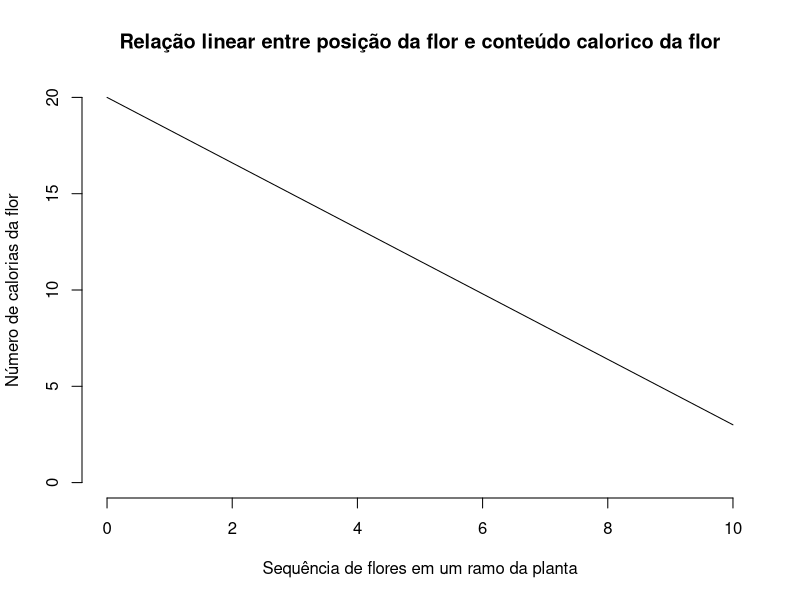
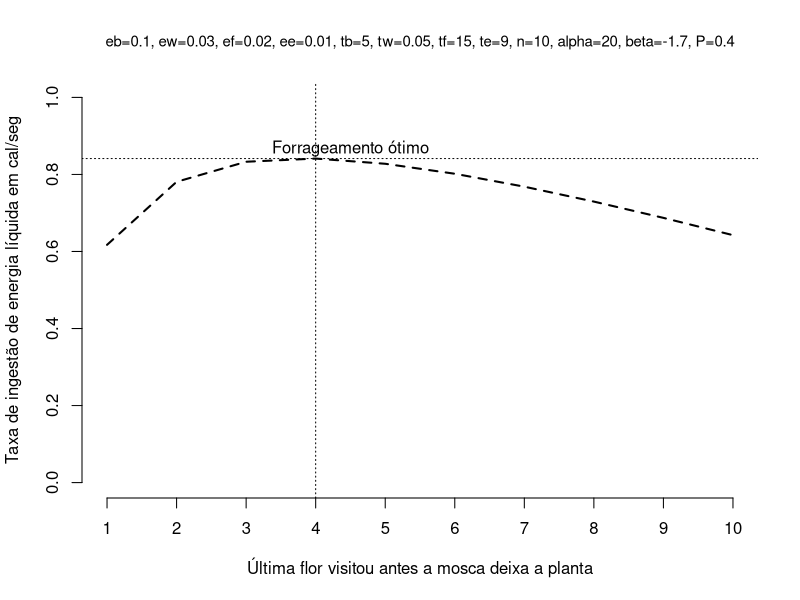
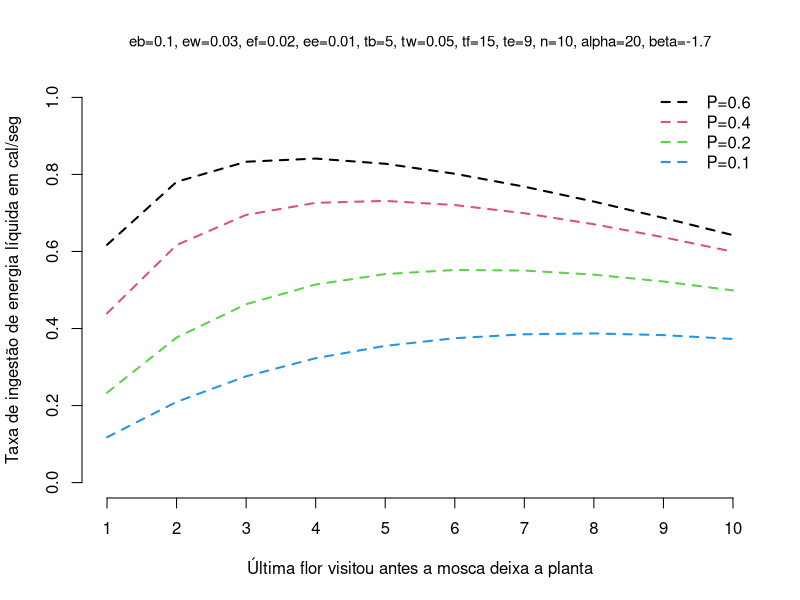
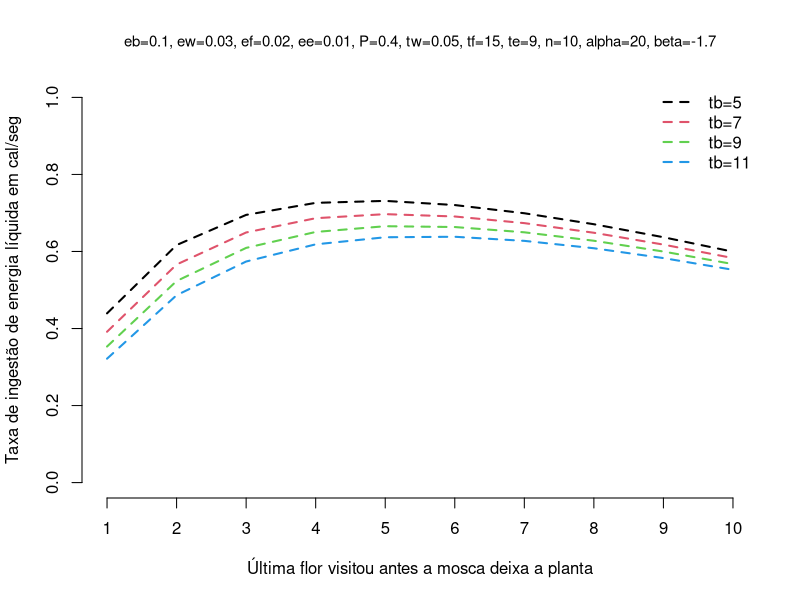
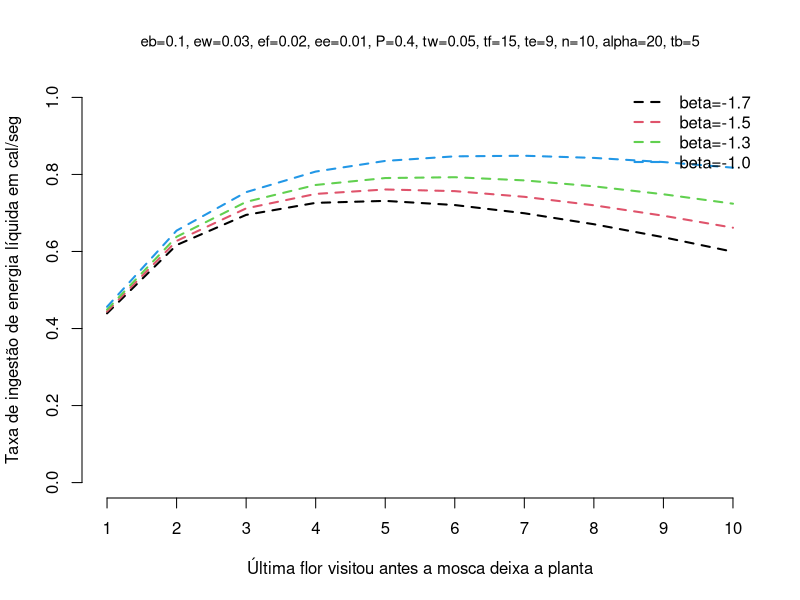
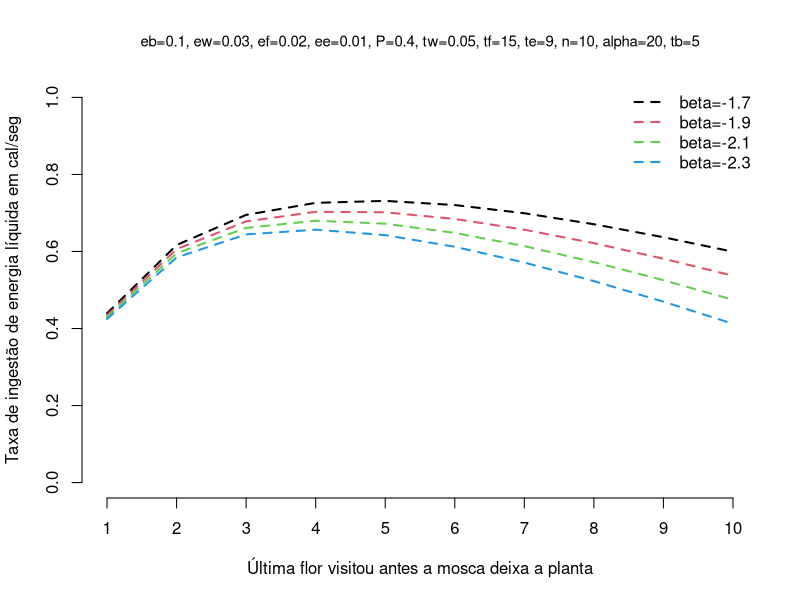
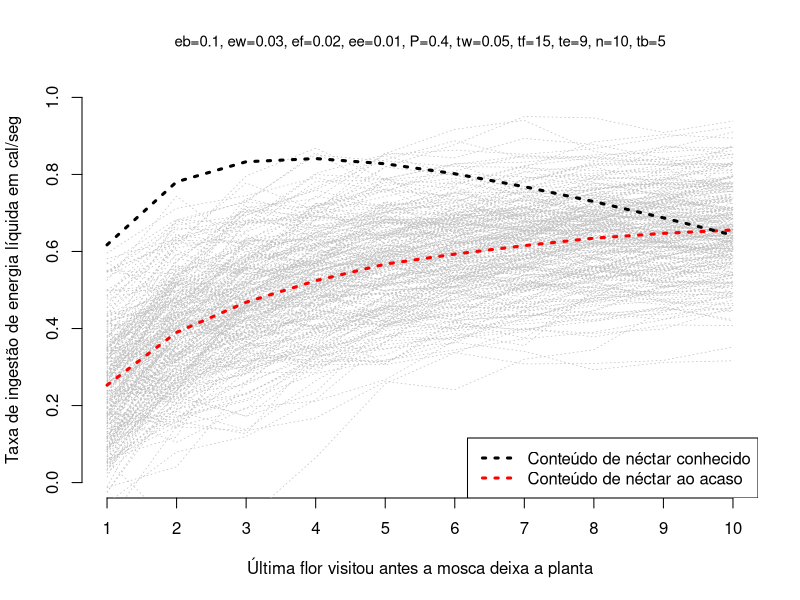

These charts were generated, in order, by the following R code:
bumb<-function(P,eb,ew,ef,ee,tb,tw,tf,te,n,alpha,beta) {
    netE<-vector()
    sumi=0
    for(i in 1:n) {
        sumi=sumi+(alpha+beta*i)
        net=(P*sumi-eb-P*ew*(i-1)-P*i*ef-ee*(1-P))/(tb+P*tw*(i-1)+P*i*tf+te*(1-P))
        netE[i]<-net
    }
    return(netE)
}

#Calorias
i<-seq(0,10,1)
calories<-20-1.7*i

#figura 1
plot(i,calories,type="l",frame=F,ylab="Número de calorias da flor",xlab="Sequência de flores em um ramo da planta",
     main="Relação linear entre posição da flor e conteúdo calorico da flor",xlim=c(0,10),ylim=c(0,20))

#figura 2
saida<-bumb(P=0.6,eb=0.1,ew=0.03,ef=0.02,ee=0.01,tb=5,tw=0.05,tf=15,te=9,n=10,alpha=20,beta=-1.7)
plot(1:10,saida,type="l",frame=F,xlim=c(1,10),ylab="Taxa de ingestão de energia líquida em cal/seg",
     xlab="Última flor visitou antes a mosca deixa a planta",ylim=c(0,1),col=1,lty=2,lwd=2,xaxt="n")
axis(1,at=c(1:10))
title("eb=0.1, ew=0.03, ef=0.02, ee=0.01, tb=5, tw=0.05, tf=15, te=9, n=10, alpha=20, beta=-1.7, P=0.4",font.main=1,cex.main=0.9)
abline(h=max(saida),v=which(saida==max(saida)),lty=3,cex=2)
text(which(saida==max(saida))+0.5,max(saida)+0.025,"Forrageamento ótimo")

#Aumentando a chance da flor ter sido exaurida antes da visita
saida<-bumb(P=0.6,eb=0.1,ew=0.03,ef=0.02,ee=0.01,tb=5,tw=0.05,tf=15,te=9,n=10,alpha=20,beta=-1.7)
plot(1:10,saida,type="l",frame=F,xlim=c(1,10),ylab="Taxa de ingestão de energia líquida em cal/seg",
     xlab="Última flor visitou antes a mosca deixa a planta",ylim=c(0,1),col=1,lty=2,lwd=2,xaxt="n")
axis(1,at=c(1:10))
title("eb=0.1, ew=0.03, ef=0.02, ee=0.01, tb=5, tw=0.05, tf=15, te=9, n=10, alpha=20, beta=-1.7",
      font.main=1,cex.main=0.9)
saida<-bumb(P=0.4,eb=0.1,ew=0.03,ef=0.02,ee=0.01,tb=5,tw=0.05,tf=15,te=9,n=10,alpha=20,beta=-1.7)
points(1:10,saida,type="l",col=2,lty=2,lwd=2)
saida<-bumb(P=0.2,eb=0.1,ew=0.03,ef=0.02,ee=0.01,tb=5,tw=0.05,tf=15,te=9,n=10,alpha=20,beta=-1.7)
points(1:10,saida,type="l",col=3,lty=2,lwd=2)
saida<-bumb(P=0.1,eb=0.1,ew=0.03,ef=0.02,ee=0.01,tb=5,tw=0.05,tf=15,te=9,n=10,alpha=20,beta=-1.7)
points(1:10,saida,type="l",col=4,lty=2,lwd=2)
legend("topright",legend=c("P=0.6","P=0.4","P=0.2","P=0.1"),lty=2,col=1:4,lwd=2,bty="n")

#Aumentando distancia entre flores
saida<-bumb(P=0.4,eb=0.1,ew=0.03,ef=0.02,ee=0.01,tb=5,tw=0.05,tf=15,te=9,n=10,alpha=20,beta=-1.7)
plot(1:10,saida,type="l",frame=F,xlim=c(1,10),ylab="Taxa de ingestão de energia líquida em cal/seg",
     xlab="Última flor visitou antes a mosca deixa a planta",ylim=c(0,1),col=1,lty=2,lwd=2,xaxt="n")
axis(1,at=c(1:10))
title("eb=0.1, ew=0.03, ef=0.02, ee=0.01, P=0.4, tw=0.05, tf=15, te=9, n=10, alpha=20, beta=-1.7",
      font.main=1,cex.main=0.9)
saida<-bumb(P=0.4,eb=0.1,ew=0.03,ef=0.02,ee=0.01,tb=7,tw=0.05,tf=15,te=9,n=10,alpha=20,beta=-1.7)
points(1:10,saida,type="l",col=2,lty=2,lwd=2)
saida<-bumb(P=0.4,eb=0.1,ew=0.03,ef=0.02,ee=0.01,tb=9,tw=0.05,tf=15,te=9,n=10,alpha=20,beta=-1.7)
points(1:10,saida,type="l",col=3,lty=2,lwd=2)
saida<-bumb(P=0.4,eb=0.1,ew=0.03,ef=0.02,ee=0.01,tb=11,tw=0.05,tf=15,te=9,n=10,alpha=20,beta=-1.7)
points(1:10,saida,type="l",col=4,lty=2,lwd=2)
legend("topright",legend=c("tb=5","tb=7","tb=9","tb=11"),lty=2,col=1:4,lwd=2,bty="n")

#Flores maturam num intervalo de tempo menor
saida<-bumb(P=0.4,eb=0.1,ew=0.03,ef=0.02,ee=0.01,tb=5,tw=0.05,tf=15,te=9,n=10,alpha=20,beta=-1.7)
plot(1:10,saida,type="l",frame=F,xlim=c(1,10),ylab="Taxa de ingestão de energia líquida em cal/seg",
     xlab="Última flor visitou antes a mosca deixa a planta",ylim=c(0,1),col=1,lty=2,lwd=2,xaxt="n")
axis(1,at=c(1:10))
title("eb=0.1, ew=0.03, ef=0.02, ee=0.01, P=0.4, tw=0.05, tf=15, te=9, n=10, alpha=20, tb=5",
      font.main=1,cex.main=0.9)
saida<-bumb(P=0.4,eb=0.1,ew=0.03,ef=0.02,ee=0.01,tb=5,tw=0.05,tf=15,te=9,n=10,alpha=20,beta=-1.5)
points(1:10,saida,type="l",col=2,lty=2,lwd=2)
saida<-bumb(P=0.4,eb=0.1,ew=0.03,ef=0.02,ee=0.01,tb=5,tw=0.05,tf=15,te=9,n=10,alpha=20,beta=-1.3)
points(1:10,saida,type="l",col=3,lty=2,lwd=2)
saida<-bumb(P=0.4,eb=0.1,ew=0.03,ef=0.02,ee=0.01,tb=5,tw=0.05,tf=15,te=9,n=10,alpha=20,beta=-1.0)
points(1:10,saida,type="l",col=4,lty=2,lwd=2)
legend("topright",legend=c("beta=-1.7","beta=-1.5","beta=-1.3","beta=-1.0"),lty=2,col=1:4,lwd=2,bty="n")

#Flores maturam num intervalo de tempo menor
jpeg("06.jpg")
saida<-bumb(P=0.4,eb=0.1,ew=0.03,ef=0.02,ee=0.01,tb=5,tw=0.05,tf=15,te=9,n=10,alpha=20,beta=-1.7)
plot(1:10,saida,type="l",frame=F,xlim=c(1,10),ylab="Taxa de ingestão de energia líquida em cal/seg",
     xlab="Última flor visitou antes a mosca deixa a planta",ylim=c(0,1),col=1,lty=2,lwd=2,xaxt="n")
axis(1,at=c(1:10))
title("eb=0.1, ew=0.03, ef=0.02, ee=0.01, P=0.4, tw=0.05, tf=15, te=9, n=10, alpha=20, tb=5",
      font.main=1,cex.main=0.9)
saida<-bumb(P=0.4,eb=0.1,ew=0.03,ef=0.02,ee=0.01,tb=5,tw=0.05,tf=15,te=9,n=10,alpha=20,beta=-1.9)
points(1:10,saida,type="l",col=2,lty=2,lwd=2)
saida<-bumb(P=0.4,eb=0.1,ew=0.03,ef=0.02,ee=0.01,tb=5,tw=0.05,tf=15,te=9,n=10,alpha=20,beta=-2.1)
points(1:10,saida,type="l",col=3,lty=2,lwd=2)
saida<-bumb(P=0.4,eb=0.1,ew=0.03,ef=0.02,ee=0.01,tb=5,tw=0.05,tf=15,te=9,n=10,alpha=20,beta=-2.3)
points(1:10,saida,type="l",col=4,lty=2,lwd=2)
legend("topright",legend=c("beta=-1.7","beta=-1.9","beta=-2.1","beta=-2.3"),lty=2,col=1:4,lwd=2,bty="n")


#Experimento
saidaoriginal<-bumb(P=0.6,eb=0.1,ew=0.03,ef=0.02,ee=0.01,tb=5,tw=0.05,tf=15,te=9,n=10,alpha=20,beta=-1.7)


bumb<-function(P,eb,ew,ef,ee,tb,tw,tf,te,n,media,desvio) {
    netE<-vector()
    sumi=0
    for(i in 1:n) {
        sumi=sumi+rnorm(1,media,desvio)
        net=(P*sumi-eb-P*ew*(i-1)-P*i*ef-ee*(1-P))/(tb+P*tw*(i-1)+P*i*tf+te*(1-P))
        netE[i]<-net
    }
    return(netE)
}

#figura 7
plot(1:10,saida,type="n",frame=F,xlim=c(1,10),ylab="Taxa de ingestão de energia líquida em cal/seg",
     xlab="Última flor visitou antes a mosca deixa a planta",ylim=c(0,1),col=1,lty=2,lwd=2,xaxt="n")
axis(1,at=c(1:10))
title("eb=0.1, ew=0.03, ef=0.02, ee=0.01, P=0.4, tw=0.05, tf=15, te=9, n=10, tb=5",font.main=1,cex.main=0.9)

matriz<-matrix(NA,ncol=10,nrow=250)
for(i in 1:250) {
    saida<-bumb(P=0.4,eb=0.1,ew=0.03,ef=0.02,ee=0.01,tb=5,tw=0.05,tf=15,te=9,n=10,media=mean(calories),desvio=sd(calories))
    matriz[i,]<-saida
    points(1:10,saida,type="l",col="gray",lty=3,lwd=0.7)
}

points(1:10,colSums(matriz)/250,type="l",col="red",lty=3,lwd=3)
points(1:10,saidaoriginal,type="l",col="black",lty=3,lwd=3)
legend("bottomright",legend=c("Conteúdo de néctar conhecido","Conteúdo de néctar ao acaso"),lwd=3,lty=3,
       col=c("black","red"))
